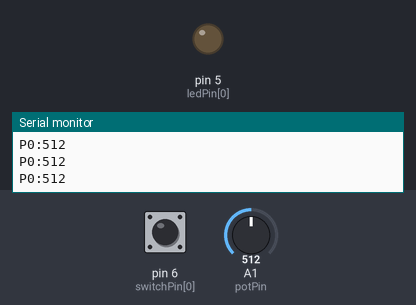
A sketch run on a simulated Arduino Uno, built with avr-gcc and run on an emulated ATmega328P. Parts: output pins drawn as LEDs (lit = HIGH), the last lines printed to the serial monitor. The inputs (shaded band) are chosen by the test bench; at power-on: pin 6 (switchPin[0]) HIGH, A1 (potPin) = 512.

Above: at 1.2 s.
1.3 s: pin 6 (switchPin[0]) pulled LOW for 0.15 s
At 1.38 s:
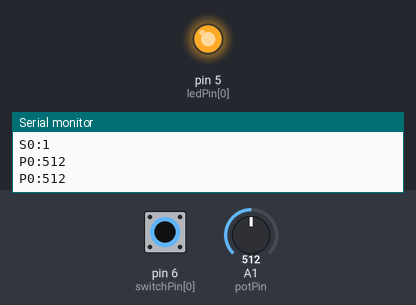
2.9 s: pin 6 (switchPin[0]) pulled LOW for 3.2 s
At 6.5 s:
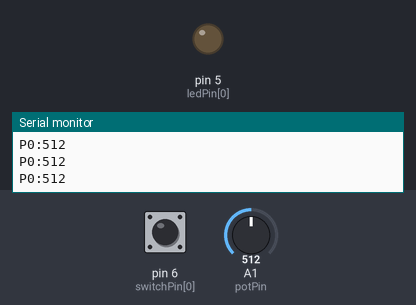
Timing chart, 0 to 8.0 s (numbered marks = the images above; inputs shaded):
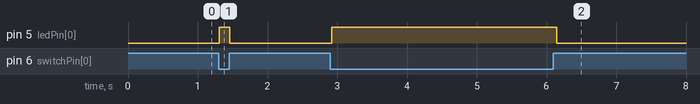

Measured:
- after the input at 1.3 s, pin 5 (ledPin[0]): LOW → HIGH at once, → LOW 0.15 s later
- after the input at 2.9 s, pin 5 (ledPin[0]): LOW → HIGH at once, → LOW 3.2 s later

The sketch:

4Tombol_4LED.ino
```cpp
// #define MAX_BUTTON 1
// #define LED_ON HIGH
// #define LED_OFF LOW
// #define BUTTON_PRESSED LOW
// #define BUTTON_NOT_PRESSED HIGH

// int buttonPin[MAX_BUTTON] = {3};
// int ledPin[MAX_BUTTON]    = {2};

// uint8_t prevButtonState[MAX_BUTTON];
// uint8_t curButtonState[MAX_BUTTON];
// uint8_t ledState[MAX_BUTTON];

// String buffer = "";

// void setup() {
//   Serial.begin(115200);

//   for (int i = 0; i < MAX_BUTTON; i++) {
//     pinMode(buttonPin[i], INPUT_PULLUP);
//     pinMode(ledPin[i], OUTPUT);

//     prevButtonState[i] = BUTTON_NOT_PRESSED;
//     curButtonState[i]  = BUTTON_NOT_PRESSED;
//     ledState[i]        = LED_OFF;

//     digitalWrite(ledPin[i], LED_OFF);
//   }

//   Serial.println("READY");
// }

// void loop() {

//   // ===== BACA TOMBOL (TOGGLE LED) =====
//   for (int i = 0; i < MAX_BUTTON; i++) {
//     curButtonState[i] = digitalRead(buttonPin[i]);

//     if (prevButtonState[i] == BUTTON_NOT_PRESSED &&
//         curButtonState[i] == BUTTON_PRESSED)
//     {
//       ledState[i] = !ledState[i];
//       digitalWrite(ledPin[i], ledState[i]);

//       // Kirim status ke Delphi
//       Serial.print("S");
//       Serial.print(i);
//       Serial.print(":");
//       Serial.println(ledState[i]);

//       delay(150);
//     }

//     prevButtonState[i] = curButtonState[i];
//   }

//   // ===== TERIMA PERINTAH DARI DELPHI =====
//   while (Serial.available()) {
//     char c = Serial.read();
//     if (c == '\n') {
//       processCommand(buffer);
//       buffer = "";
//     } else {
//       buffer += c;
//     }
//   }
// }

// void processCommand(String cmd) {
//   // Format: L0:1
//   if (cmd[0] == 'L') {
//     int idx = cmd[1] - '0';
//     int val = cmd[3] - '0';

//     if (idx >= 0 && idx < MAX_BUTTON) {
//       ledState[idx] = val;
//       digitalWrite(ledPin[idx], val ? LED_ON : LED_OFF);

//       // Kirim balik status baru
//       Serial.print("S");
//       Serial.print(idx);
//       Serial.print(":");
//       Serial.println(val);
//     }
//   }
// }


// ========== Riset ==================


#define MAX_SWITCH 1

#define LED_ON HIGH
#define LED_OFF LOW

// ===== PIN =====
int switchPin[MAX_SWITCH] = {6}; // Saklar di pin 3
int ledPin[MAX_SWITCH]    = {5}; // LED di pin 2

int potPin = A1; // Potensio di A0

// ===== VARIABLE =====
uint8_t switchState[MAX_SWITCH];
uint8_t lastSwitchState[MAX_SWITCH];
uint8_t ledState[MAX_SWITCH];

String buffer = "";

void setup() {

  Serial.begin(115200);

  // ===== SETUP SWITCH & LED =====
  for (int i = 0; i < MAX_SWITCH; i++) {

    pinMode(switchPin[i], INPUT_PULLUP);
    pinMode(ledPin[i], OUTPUT);

    switchState[i] = HIGH;
    lastSwitchState[i] = HIGH;

    ledState[i] = LED_OFF;

    digitalWrite(ledPin[i], LED_OFF);
  }

  Serial.println("READY");
}

void loop() {

  // =====================================
  // BACA SAKLAR
  // =====================================
  for (int i = 0; i < MAX_SWITCH; i++) {

    switchState[i] = digitalRead(switchPin[i]);

    // Jika saklar ON
    if (switchState[i] == LOW) {
      ledState[i] = LED_ON;
    }
    // Jika saklar OFF
    else {
      ledState[i] = LED_OFF;
    }

    digitalWrite(ledPin[i], ledState[i]);

    // Kirim status hanya jika berubah
    if (switchState[i] != lastSwitchState[i]) {

      Serial.print("S");
      Serial.print(i);
      Serial.print(":");
      Serial.println(ledState[i]);

      lastSwitchState[i] = switchState[i];
    }
  }

  // =====================================
  // BACA POTENSIO A0
  // =====================================
  int potValue = analogRead(potPin);

  Serial.print("P0:");
  Serial.println(potValue);

  delay(50);

  // =====================================
  // TERIMA PERINTAH DARI DELPHI
  // =====================================
  while (Serial.available()) {

    char c = Serial.read();

    if (c == '\n') {
      processCommand(buffer);
      buffer = "";
    }
    else {
      buffer += c;
    }
  }
}

// =====================================
// PROCESS COMMAND DARI DELPHI
// =====================================
void processCommand(String cmd) {

  // Format: L0:1
  if (cmd[0] == 'L') {

    int idx = cmd[1] - '0';
    int val = cmd[3] - '0';

    if (idx >= 0 && idx < MAX_SWITCH) {

      ledState[idx] = val;

      digitalWrite(ledPin[idx], val ? LED_ON : LED_OFF);

      // Kirim balik status
      Serial.print("S");
      Serial.print(idx);
      Serial.print(":");
      Serial.println(val);
    }
  }
}
```
